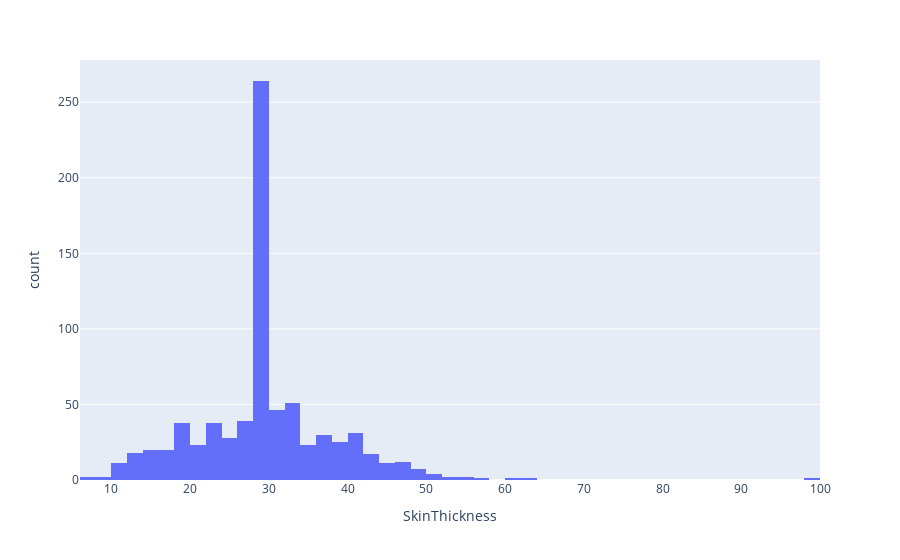

Write notebook code for a chart like this one.
### Code cell
fig = px.histogram(df , x='SkinThickness')
fig.show()

### Figure 1 — Plotly figure (JSON) as saved in the notebook; plotly's stock layout.template omitted (floating-point values rounded to 4 significant figures; data arrays with more than 128 entries replaced by an {"elided": "..."} marker saying what was removed)
{"data": [{"alignmentgroup": "True", "bingroup": "x", "hovertemplate": "SkinThickness=%{x}<br>count=%{y}<extra></extra>", "legendgroup": "", "marker": {"color": "#636efa", "pattern": {"shape": ""}}, "name": "", "offsetgroup": "", "orientation": "v", "showlegend": false, "type": "histogram", "x": {"elided": "768 float values"}, "xaxis": "x", "yaxis": "y"}], "layout": {"barmode": "relative", "legend": {"tracegroupgap": 0}, "margin": {"t": 60}, "xaxis": {"anchor": "y", "domain": [0, 1], "title": {"text": "SkinThickness"}}, "yaxis": {"anchor": "x", "domain": [0, 1], "title": {"text": "count"}}}}
